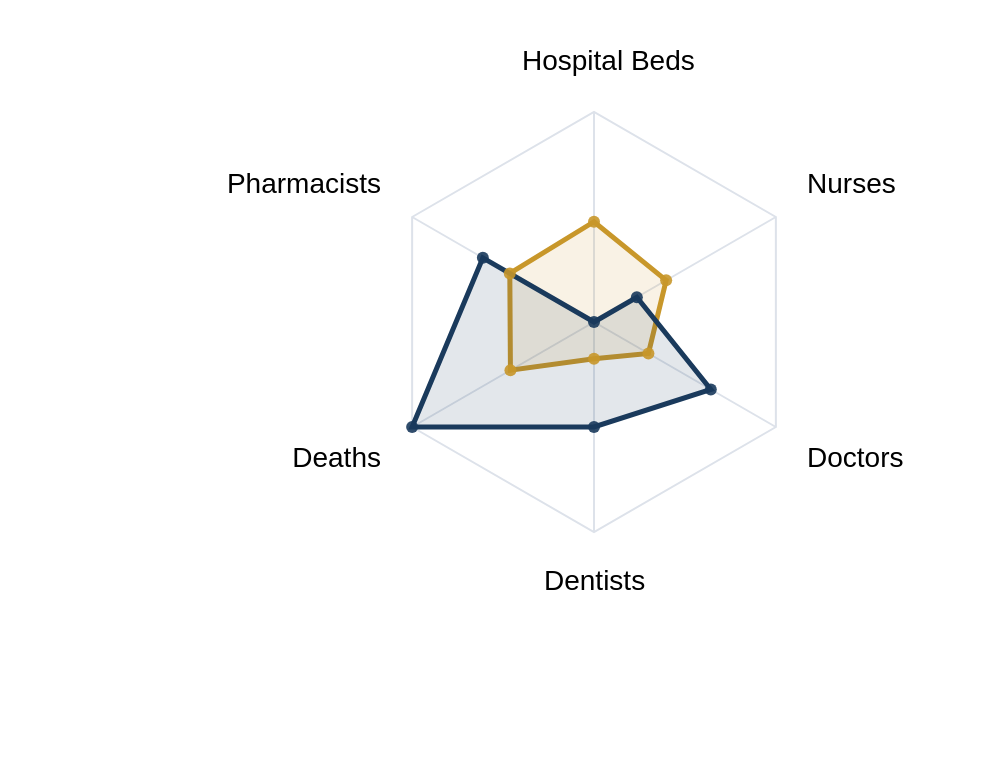

Write the Vega-Lite specification saved for this chart.
### Vega specification from a JSON file in a GitHub repository (floating-point values rounded to 4 significant figures)
{"$schema": "https://vega.github.io/schema/vega/v5.json", "width": 500, "height": 385, "padding": {"top": 0, "left": 20, "right": 110, "bottom": 0}, "autosize": {"type": "fit", "contains": "padding"}, "signals": [{"name": "stateA", "value": "Sarawak"}, {"name": "stateB", "value": "Selangor"}], "data": [{"name": "raw", "values": [{"state": "Johor", "key": "Pharmacists", "value": 0.2963}, {"state": "Kedah", "key": "Pharmacists", "value": 0.4259}, {"state": "Kelantan", "key": "Pharmacists", "value": 0.3148}, {"state": "Melaka", "key": "Pharmacists", "value": 0.5556}, {"state": "Negeri Sembilan", "key": "Pharmacists", "value": 0.6481}, {"state": "Pahang", "key": "Pharmacists", "value": 0.463}, {"state": "Perak", "key": "Pharmacists", "value": 0.5741}, {"state": "Perlis", "key": "Pharmacists", "value": 0.7593}, {"state": "Pulau Pinang", "key": "Pharmacists", "value": 1.0}, {"state": "Sabah", "key": "Pharmacists", "value": 0.0}, {"state": "Sarawak", "key": "Pharmacists", "value": 0.463}, {"state": "Selangor", "key": "Pharmacists", "value": 0.6111}, {"state": "Terengganu", "key": "Pharmacists", "value": 0.4815}, {"state": "Johor", "key": "Hospital Beds", "value": 0.208}, {"state": "Kedah", "key": "Hospital Beds", "value": 0.166}, {"state": "Kelantan", "key": "Hospital Beds", "value": 0.4272}, {"state": "Melaka", "key": "Hospital Beds", "value": 0.2804}, {"state": "Negeri Sembilan", "key": "Hospital Beds", "value": 0.4446}, {"state": "Pahang", "key": "Hospital Beds", "value": 0.4547}, {"state": "Pulau Pinang", "key": "Hospital Beds", "value": 0.1195}, {"state": "Perak", "key": "Hospital Beds", "value": 1.0}, {"state": "Perlis", "key": "Hospital Beds", "value": 0.5376}, {"state": "Selangor", "key": "Hospital Beds", "value": 0.0}, {"state": "Terengganu", "key": "Hospital Beds", "value": 0.2929}, {"state": "Sabah", "key": "Hospital Beds", "value": 0.2494}, {"state": "Sarawak", "key": "Hospital Beds", "value": 0.4774}, {"state": "Johor", "key": "Nurses", "value": 0.09504}, {"state": "Kedah", "key": "Nurses", "value": 0.2149}, {"state": "Kelantan", "key": "Nurses", "value": 0.4215}, {"state": "Melaka", "key": "Nurses", "value": 0.686}, {"state": "Negeri Sembilan", "key": "Nurses", "value": 0.4628}, {"state": "Pahang", "key": "Nurses", "value": 0.5702}, {"state": "Perak", "key": "Nurses", "value": 0.4504}, {"state": "Perlis", "key": "Nurses", "value": 0.4959}, {"state": "Pulau Pinang", "key": "Nurses", "value": 1.0}, {"state": "Sabah", "key": "Nurses", "value": 0.0}, {"state": "Sarawak", "key": "Nurses", "value": 0.3967}, {"state": "Selangor", "key": "Nurses", "value": 0.2355}, {"state": "Terengganu", "key": "Nurses", "value": 0.4587}, {"state": "Johor", "key": "Doctors", "value": 0.2847}, {"state": "Kedah", "key": "Doctors", "value": 0.365}, {"state": "Kelantan", "key": "Doctors", "value": 0.8905}, {"state": "Melaka", "key": "Doctors", "value": 0.9124}, {"state": "Negeri Sembilan", "key": "Doctors", "value": 1.0}, {"state": "Pahang", "key": "Doctors", "value": 0.7226}, {"state": "Perak", "key": "Doctors", "value": 0.6204}, {"state": "Perlis", "key": "Doctors", "value": 0.9562}, {"state": "Pulau Pinang", "key": "Doctors", "value": 0.8321}, {"state": "Sabah", "key": "Doctors", "value": 0.0}, {"state": "Sarawak", "key": "Doctors", "value": 0.2993}, {"state": "Selangor", "key": "Doctors", "value": 0.6423}, {"state": "Terengganu", "key": "Doctors", "value": 0.7299}, {"state": "Johor", "key": "Dentists", "value": 0.3}, {"state": "Kedah", "key": "Dentists", "value": 0.325}, {"state": "Kelantan", "key": "Dentists", "value": 0.55}, {"state": "Melaka", "key": "Dentists", "value": 0.8}, {"state": "Negeri Sembilan", "key": "Dentists", "value": 0.75}, {"state": "Pahang", "key": "Dentists", "value": 0.75}, {"state": "Perak", "key": "Dentists", "value": 0.35}, {"state": "Perlis", "key": "Dentists", "value": 1.0}, {"state": "Pulau Pinang", "key": "Dentists", "value": 0.65}, {"state": "Sabah", "key": "Dentists", "value": 0.0}, {"state": "Sarawak", "key": "Dentists", "value": 0.175}, {"state": "Selangor", "key": "Dentists", "value": 0.5}, {"state": "Terengganu", "key": "Dentists", "value": 0.725}, {"state": "Johor", "key": "Deaths", "value": 0.5946}, {"state": "Kedah", "key": "Deaths", "value": 0.1622}, {"state": "Kelantan", "key": "Deaths", "value": 0.4865}, {"state": "Melaka", "key": "Deaths", "value": 0.5946}, {"state": "Negeri Sembilan", "key": "Deaths", "value": 0.4054}, {"state": "Pahang", "key": "Deaths", "value": 0.4865}, {"state": "Perak", "key": "Deaths", "value": 0.0}, {"state": "Perlis", "key": "Deaths", "value": 0.2162}, {"state": "Pulau Pinang", "key": "Deaths", "value": 0.3514}, {"state": "Sabah", "key": "Deaths", "value": 0.973}, {"state": "Sarawak", "key": "Deaths", "value": 0.4595}, {"state": "Selangor", "key": "Deaths", "value": 1.0}, {"state": "Terengganu", "key": "Deaths", "value": 0.4595}]}, {"name": "tableA", "source": "raw", "transform": [{"type": "filter", "expr": "datum.state === stateA"}, {"type": "formula", "as": "category", "expr": "0"}]}, {"name": "tableB", "source": "raw", "transform": [{"type": "filter", "expr": "datum.state === stateB"}, {"type": "formula", "as": "category", "expr": "1"}]}, {"name": "table", "source": ["tableA", "tableB"]}, {"name": "keys", "source": "table", "transform": [{"type": "aggregate", "groupby": ["key"]}]}], "scales": [{"name": "angular", "type": "point", "range": {"signal": "[-PI, PI]"}, "padding": 0.5, "domain": {"data": "table", "field": "key"}}, {"name": "radial", "type": "linear", "range": {"signal": "[0, 105]"}, "zero": true, "nice": false, "domain": [0, 1], "domainMin": 0}, {"name": "color", "type": "ordinal", "domain": [0, 1], "range": ["#c8972a", "#1a3a5c"]}], "encode": {"enter": {"x": {"signal": "width/2"}, "y": {"signal": "height/2 -100"}}}, "marks": [{"type": "group", "name": "chart-group", "zindex": 1, "from": {"facet": {"data": "table", "name": "facet", "groupby": ["category"]}}, "marks": [{"type": "line", "from": {"data": "facet"}, "encode": {"enter": {"interpolate": {"value": "linear-closed"}, "x": {"signal": "scale('radial', datum.value) * cos(scale('angular', datum.key))"}, "y": {"signal": "scale('radial', datum.value) * sin(scale('angular', datum.key))"}, "stroke": {"scale": "color", "field": "category"}, "strokeWidth": {"value": 2.5}, "fill": {"scale": "color", "field": "category"}, "fillOpacity": {"value": 0.12}}}}]}, {"type": "rule", "name": "radial-grid", "from": {"data": "keys"}, "zindex": 0, "encode": {"enter": {"x": {"value": 0}, "y": {"value": 0}, "x2": {"signal": "105 * cos(scale('angular', datum.key))"}, "y2": {"signal": "105 * sin(scale('angular', datum.key))"}, "stroke": {"value": "#dde2ea"}, "strokeWidth": {"value": 1}}}}, {"type": "line", "name": "outer-line", "from": {"data": "radial-grid"}, "encode": {"enter": {"interpolate": {"value": "linear-closed"}, "x": {"field": "x2"}, "y": {"field": "y2"}, "stroke": {"value": "#dde2ea"}, "strokeWidth": {"value": 1}}}}, {"type": "text", "name": "key-label", "from": {"data": "keys"}, "zindex": 1, "encode": {"enter": {"x": {"signal": "(datum.key === 'Hospital Beds' ? -36 : datum.key === 'Dentists' ? -25 : 0) + (105 + 18) * cos(scale('angular', datum.key))"}, "y": {"signal": "(105 + 18) * sin(scale('angular', datum.key))"}, "text": {"field": "key"}, "align": [{"test": "abs(scale('angular', datum.key)) > PI / 2", "value": "right"}, {"value": "left"}], "baseline": [{"test": "scale('angular', datum.key) > 0.3", "value": "top"}, {"test": "scale('angular', datum.key) < -0.3", "value": "bottom"}, {"value": "middle"}], "fill": {"value": "black"}, "fontSize": {"value": 14}, "fontWeight": {"value": "normal"}}}}, {"type": "symbol", "from": {"data": "table"}, "zindex": 2, "encode": {"enter": {"x": {"signal": "scale('radial', datum.value) * cos(scale('angular', datum.key))"}, "y": {"signal": "scale('radial', datum.value) * sin(scale('angular', datum.key))"}, "size": {"value": 36}, "fill": {"scale": "color", "field": "category"}, "opacity": {"value": 0.9}, "tooltip": {"signal": "{'State': datum.state, 'Metric': datum.key, 'Normalised score': format(datum.value, '.3f')}"}}}}]}
